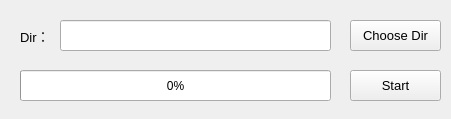
<?xml version="1.0" encoding="UTF-8"?>
<ui version="4.0">
 <class>MainWindow</class>
 <widget class="QMainWindow" name="MainWindow">
  <property name="geometry">
   <rect>
    <x>0</x>
    <y>0</y>
    <width>451</width>
    <height>119</height>
   </rect>
  </property>
  <property name="windowTitle">
   <string>QtPngWarningRemover</string>
  </property>
  <widget class="QWidget" name="centralWidget">
   <widget class="QLineEdit" name="lineEdit_dir">
    <property name="geometry">
     <rect>
      <x>60</x>
      <y>20</y>
      <width>271</width>
      <height>31</height>
     </rect>
    </property>
   </widget>
   <widget class="QLabel" name="label">
    <property name="geometry">
     <rect>
      <x>20</x>
      <y>20</y>
      <width>31</width>
      <height>31</height>
     </rect>
    </property>
    <property name="font">
     <font>
      <pointsize>10</pointsize>
     </font>
    </property>
    <property name="text">
     <string>Dir：</string>
    </property>
   </widget>
   <widget class="QPushButton" name="pushButton_dir">
    <property name="geometry">
     <rect>
      <x>350</x>
      <y>20</y>
      <width>91</width>
      <height>31</height>
     </rect>
    </property>
    <property name="font">
     <font>
      <pointsize>10</pointsize>
     </font>
    </property>
    <property name="text">
     <string>Choose Dir</string>
    </property>
   </widget>
   <widget class="QProgressBar" name="progressBar">
    <property name="geometry">
     <rect>
      <x>20</x>
      <y>70</y>
      <width>311</width>
      <height>31</height>
     </rect>
    </property>
    <property name="value">
     <number>0</number>
    </property>
   </widget>
   <widget class="QPushButton" name="pushButton_start">
    <property name="geometry">
     <rect>
      <x>350</x>
      <y>70</y>
      <width>91</width>
      <height>31</height>
     </rect>
    </property>
    <property name="font">
     <font>
      <pointsize>10</pointsize>
     </font>
    </property>
    <property name="text">
     <string>Start</string>
    </property>
   </widget>
  </widget>
 </widget>
 <layoutdefault spacing="6" margin="11"/>
 <resources/>
 <connections/>
</ui>
